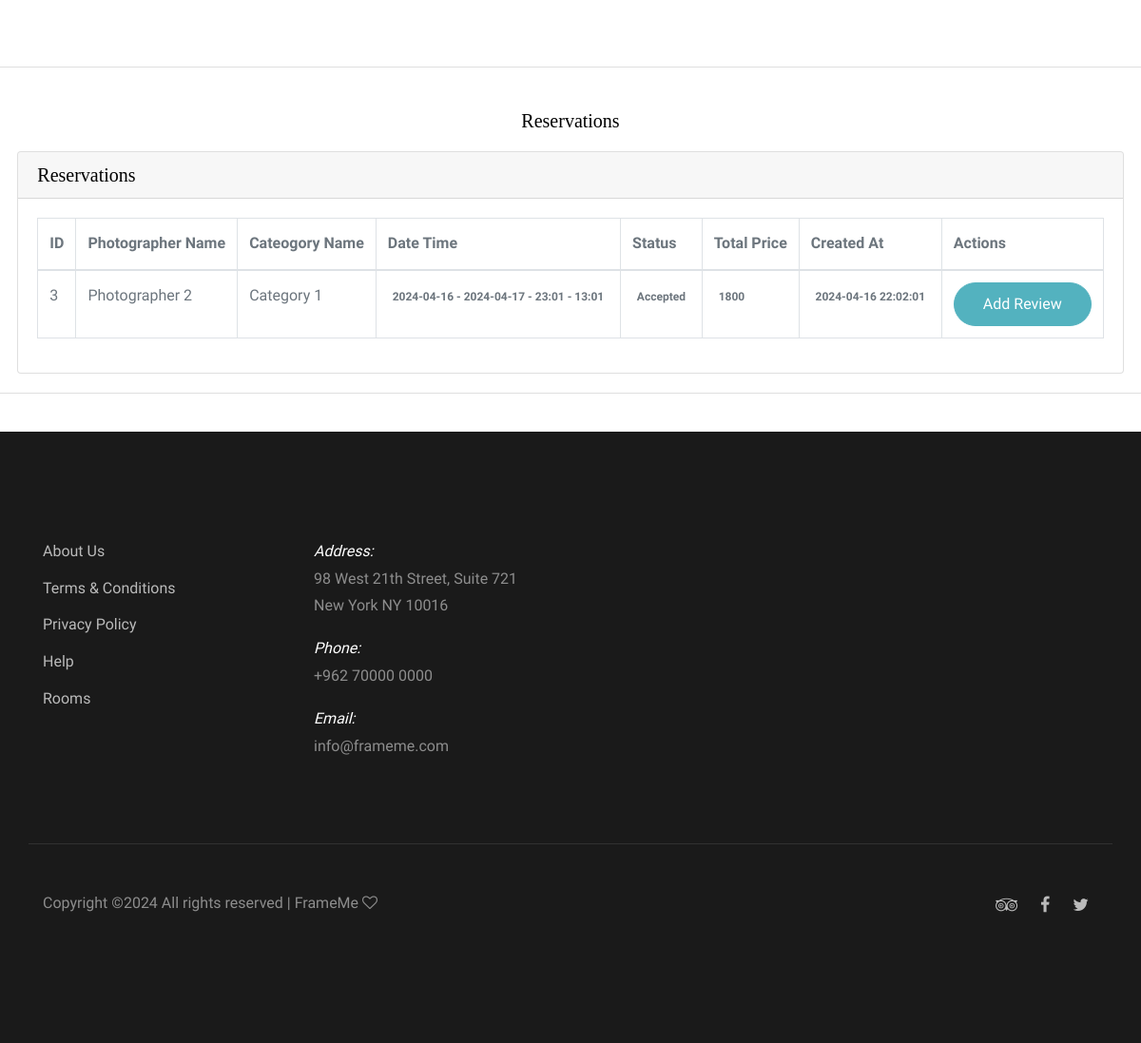
Before: /Site/Reservations.php (signed in, lower part) with the older database file.
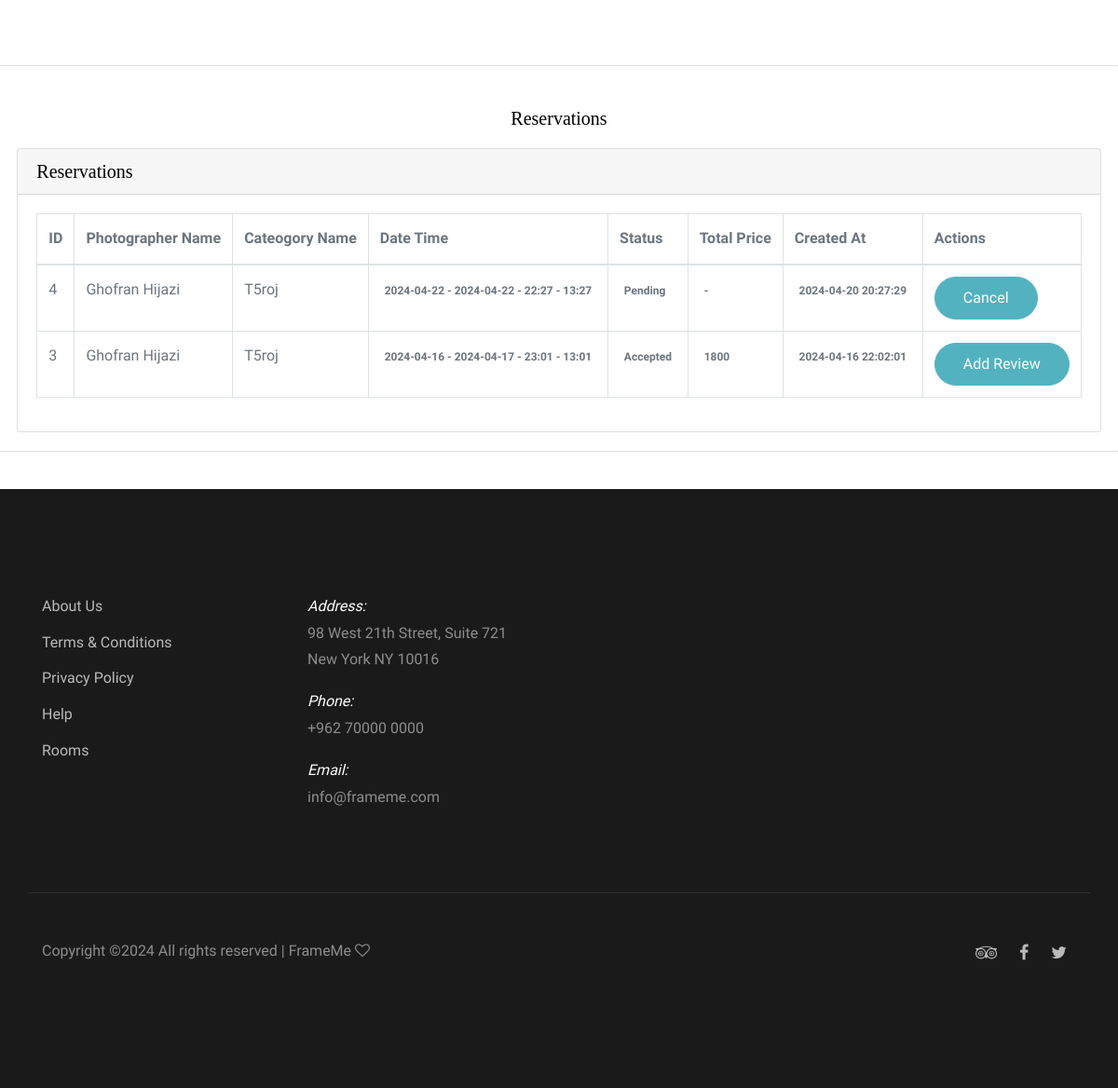
After: the same page with the newer database file.
### tables this page shows
CREATE TABLE `reservations` (
  `id` int(11) NOT NULL,
  `category_id` int(11) NOT NULL,
  `photographer_id` int(11) NOT NULL,
  `customer_id` int(11) NOT NULL,
  `start_date` varchar(191) NOT NULL,
  `end_date` varchar(191) NOT NULL,
  `start_time` varchar(191) NOT NULL,
  `end_time` varchar(191) NOT NULL,
  `total_price` double DEFAULT NULL,
  `review` text DEFAULT NULL,
  `status` varchar(250) NOT NULL DEFAULT 'Pending',
  `created_at` datetime NOT NULL DEFAULT current_timestamp()
);

CREATE TABLE `users` (
  `id` int(11) NOT NULL,
  `user_type_id` int(11) NOT NULL,
  `name` varchar(191) NOT NULL,
  `email` varchar(191) NOT NULL,
  `description` text DEFAULT NULL,
  `password` varchar(250) NOT NULL,
  `phone` varchar(191) NOT NULL,
  `image` varchar(250) NOT NULL,
  `request_status` varchar(191) NOT NULL DEFAULT 'Pending',
  `total_rate` double DEFAULT NULL,
  `price_range` varchar(191) DEFAULT NULL,
  `active` int(11) NOT NULL DEFAULT 1,
  `created_at` datetime NOT NULL DEFAULT current_timestamp()
);

CREATE TABLE `categories` (
  `id` int(11) NOT NULL,
  `category` varchar(250) NOT NULL,
  `image` varchar(191) NOT NULL,
  `active` int(11) NOT NULL DEFAULT 1,
  `created_at` datetime NOT NULL DEFAULT current_timestamp()
);

### Site/Reservations.php (the view, shortened to what this page needs)
<?php
include "../Connect.php";
$C_ID = $_SESSION['C_Log'];
?>
<!doctype html>
<html lang="en">
  <head>
    <link rel="stylesheet" href="css/bootstrap.css">
    <link rel="stylesheet" href="css/animate.css">
    <link rel="stylesheet" href="css/owl.carousel.min.css">
    <link rel="stylesheet" href="css/aos.css">
    <link rel="stylesheet" href="fonts/ionicons/css/ionicons.min.css">
    <link rel="stylesheet" href="fonts/fontawesome/css/font-awesome.min.css">
    <link rel="stylesheet" href="css/style.css">
  </head>
  <body>
    <main>
      <div class="container">
        <section
          class="section register min-vh-100 d-flex flex-column align-items-center justify-content-center py-4"
        >
          <div class="container">
            <div class="row justify-content-center">
              <div
                class="col-lg-12 col-md-12 d-flex flex-column align-items-center justify-content-center"
              >
                <div class="card mb-3">
                  <div class="card-body">
                    <div class="pt-4 pb-2">
                      <h5 class="card-title text-center pb-0 fs-4">
                         Reservations
                      </h5>
                    </div>
                <div class="card">
                <h5 class="card-header">Reservations</h5>
                <div class="card-body">
                  <div class="table-responsive text-nowrap">
                    <table class="table table-bordered">
                      <thead>
                        <tr>
                        <th scope="col">ID</th>
                      <th scope="col">Photographer Name</th>
                      <th scope="col">Cateogory Name</th>
                      <th scope="col">Date Time</th>
                      <th scope="col">Status</th>
                      <th scope="col">Total Price</th>
                      <th scope="col">Created At</th>
                      <th scope="col">Actions</th>
                        </tr>
                      </thead>
                      <tbody>
                      <?php
$sql1 = mysqli_query($con, "SELECT * from reservations WHERE customer_id = '$C_ID' ORDER BY id DESC");
while ($row1 = mysqli_fetch_array($sql1)) {
    $reservation_id = $row1['id'];
    $status = $row1['status'];
    $category_id = $row1['category_id'];
    $photographer_id = $row1['photographer_id'];
    $start_date = $row1['start_date'];
    $end_date = $row1['end_date'];
    $start_time = $row1['start_time'];
    $end_time = $row1['end_time'];
    $total_price = $row1['total_price'];
    $created_at = $row1['created_at'];
    $sql2 = mysqli_query($con, "SELECT * from categories WHERE id = '$category_id'");
    $row2 = mysqli_fetch_array($sql2);
    $category_name = $row2['category'];
    $sql3 = mysqli_query($con, "SELECT * from users WHERE id = '$photographer_id'");
    $row3 = mysqli_fetch_array($sql3);
    $photographer_name = $row3['name'];
    $sql4 = mysqli_query($con, "SELECT * from customer_photographer_rates WHERE photographer_id = '$photographer_id' AND customer_id = '$C_ID'");
    $row4 = mysqli_fetch_array($sql4);
    $rate_id = $row4['id'];
    ?>
                        <tr>
                          <td>
                            <i class="fab fa-angular fa-lg text-danger me-3"></i> <strong><?php echo $reservation_id ?></strong>
                          </td>
                          <td><?php echo $photographer_name ?></td>
                          <td>
                          <?php echo $category_name ?>
                          </td>
                          <td><span class="badge bg-label-primary me-1"><?php echo $start_date ?> - <?php echo $end_date ?> - <?php echo $start_time ?> - <?php echo $end_time ?></span></td>
                          <td><span class="badge bg-label-primary me-1"><?php echo $status ?></span></td>
                          <td><span class="badge bg-label-primary me-1"><?php
    if ($total_price) {
        echo $total_price;
    } else {
        echo "-";
    }
    ?></span></td>
                          <td><span class="badge bg-label-primary me-1"><?php echo $created_at ?></span></td>
                          <td>
                          <?php if ($status == 'Pending') {?>
<a href="JavaScript:if(confirm('Are You Sure To Cancel This Resertvation ?')==true)
{window.location='./CancelReservation.php?reservation_id=<?php echo $reservation_id ?>&&Status=Canceled';}" class="btn btn-danger">Cancel</a>
<?php } else { ?>
  <a href="./Add-Review.php?reservation_id=<?php echo $reservation_id ?>" class="btn btn-danger">Add Review</a>
<?php } ?>
                          </td>
                        </tr>
                        <?php
}?>
                      </tbody>
                    </table>
                  </div>
                </div>
              </div>
                  </div>
                </div>
              </div>
            </div>
          </div>
        </section>
      </div>
    </main>
    <?php include './Footer.php';?>
  </body>
</html>

Changed rows visible on the page:
added reservations: id "4", photographer.name "Ghofran Hijazi", category.category "T5roj", start_date "2024-04-22", end_date "2024-04-22", start_time "22:27", end_time "13:27", status "Pending", created_at "2024-04-20 20:27:29"
changed reservations "Accepted": photographer.name "Photographer 2" → "Ghofran Hijazi"; category.category "Category 1" → "T5roj"
